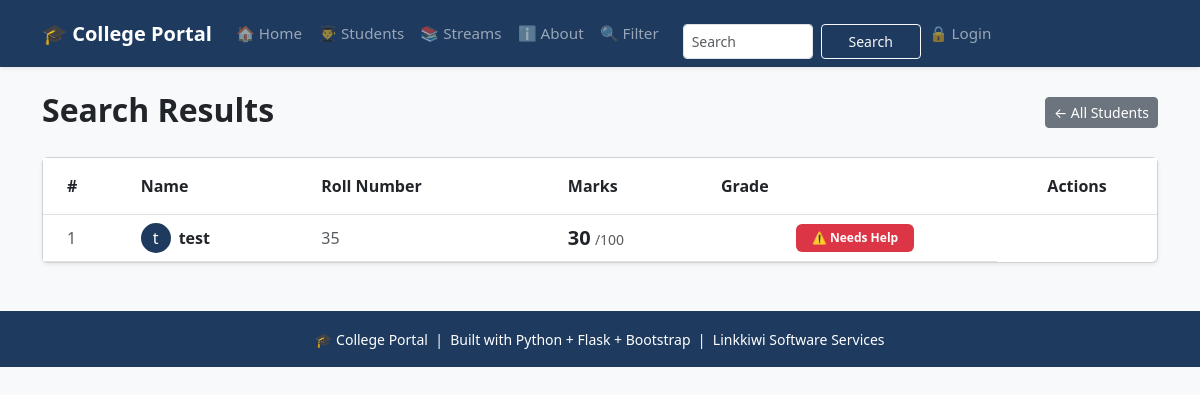
The page /search on the database as committed earlier.
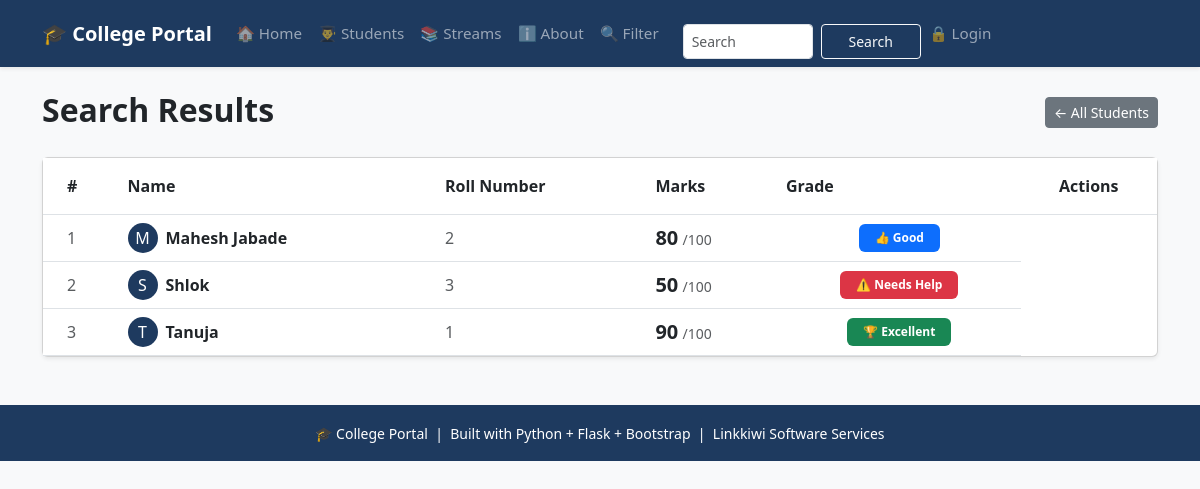
The same page on the database as committed later.
### tables this page shows
CREATE TABLE students (
                    id INTEGER PRIMARY KEY AUTOINCREMENT,
                    name TEXT NOT NULL,
                    roll INTEGER NOT NULL,
                    marks INTEGER NOT NULL,
                    subject TEXT NOT NULL,
                    attendance INTEGER DEFAULT 0
                 );

### app.py (the view)
@app.route("/search")
def search():
    q = request.args.get('q','')
    conn = get_db()
    if q:
        students = conn.execute('''SELECT * FROM students
                                WHERE name LIKE ?
                                OR SUBJECT LIKE ?
                                OR roll LIKE ?''',
                                (f'%{q}%', f'%{q}%', f'%{q}%')).fetchall()
    else:
        students = conn.execute('SELECT * FROM students ORDER BY id DESC').fetchall()
    conn.close()
    return render_template("search.html", students=students, query=q)

### database.py (called while the page is built)
def get_db():
   conn = sqlite3.connect(DB_PATH)
   conn.row_factory = sqlite3.Row  # To access columns by name
   return conn

### templates/search.html (shortened to what this page needs)
{% extends "base.html" %}
{% block content %}
<div class="d-flex justify-content-between align-items-center mb-4">
    <h2 class = "fw-bold mb-1">Search Results</h2>
    <a href = "{{url_for('students_page')}}" class = "btn btn-secondary btn-sm">
        ← All Students
        </a>
</div>
{% if students %}
<div class="card shadow-sm">
    <div class="card-body p-0">
        <div class="table-responsive">
            <table class="table table-hover mb-0">
                <thead style="background-color: #1e3a5f; color:white;">
                    <tr>
                        <th class="py-3 ps-4">#</th>
                        <th class="py-3">Name</th>
                        <th class="py-3">Roll Number</th>
                        <th class="py-3">Marks</th>
                        <th class="py-3">Grade</th>
                        <th class="py-3 text-center">Actions</th>
                    </tr>
                </thead>
                <tbody>
                    {% for student in students %}
                    <tr class="align-middle">
                        <td class="ps-4 text-muted">
                            {{ loop.index }}
                        </td>
                        <td>
                            <div class="d-flex align-items-center">
                                <div class="rounded-circle d-flex justify-content-center align-items-center me-2"
                                     style="width:30px; height:30px; background-color:#1e3a5f; color:white;">
                                    {{ student['name'][0] }}
                                </div>
                                <span class="fw-bold">{{ student['name'] }}</span>
                            </div>
                        </td>
                        <td class="text-muted">{{ student['roll'] }}</td>
                            <td>
                                <span class="fw-bold fs-5">{{ student['marks'] }}</span>
                                <span class="text-muted small">/100</span>
                            </td>
                            <td class="text-center">
                                {% if student['marks'] >= 90 %}
                                    <span class="badge bg-success px-3 py-2">
                                        🏆 Excellent
                                    </span>
                                {% elif student['marks'] >= 75 %}
                                    <span class="badge bg-primary px-3 py-2">
                                        👍 Good
                                    </span>
                                {% elif student['marks'] >= 60 %}
                                    <span class="badge bg-warning text-dark px-3 py-2">
                                        📈 Average
                                    </span>
                                {% else %}
                                    <span class="badge bg-danger px-3 py-2">
                                        ⚠️ Needs Help
                                    </span>
                                {% endif %}
                            </td>
                        </tr>
                        {% endfor %}
                </tbody>
            </table>
        </div>
    </div>
</div>
{% endif %}
{% endblock %}

Rows that differ between the two databases and show on the page:
removed students: name "t", name "test", roll "35", marks "30", shows "⚠️ Needs Help"
added students: name "M", name "Mahesh Jabade", roll "2", marks "80", shows "👍 Good"
added students: name "S", name "Shlok", roll "3", marks "50", shows "⚠️ Needs Help"
added students: name "T", name "Tanuja", roll "1", marks "90", shows "🏆 Excellent"
